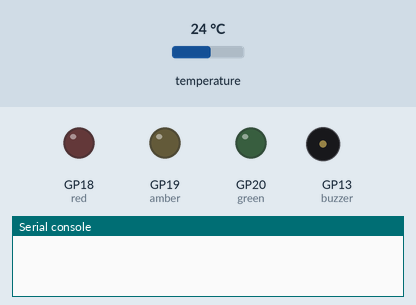
Recording of a program running on a simulated Raspberry Pi Pico running MicroPython. Parts: output pins drawn as LEDs (lit = HIGH), buzzer (waves = sounding), the last lines printed to the serial console. Dashed ring = blinking. The inputs (shaded band) are chosen by the test bench; at power-on: temperature 24 °C.

Above: at 1.2 s.
1.3 s: temperature set to 12 °C
At 6.7 s:
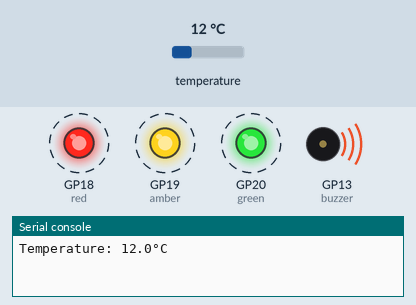
10.5 s: temperature set to 19 °C
At 22.9 s:
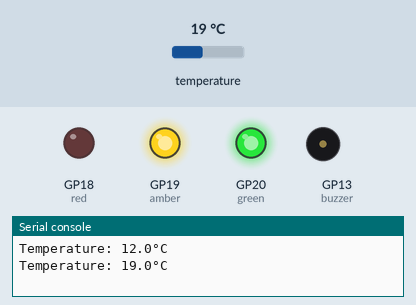
23.5 s: temperature set to 24.1 °C
32.0 s: temperature set to 25.5 °C
At 35.2 s:
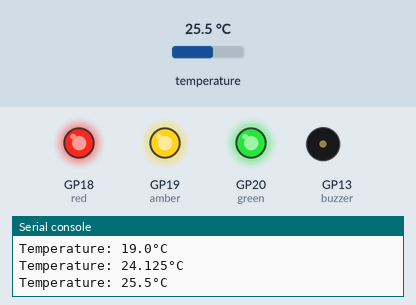
40.5 s: temperature set to 17 °C
At 47.5 s:
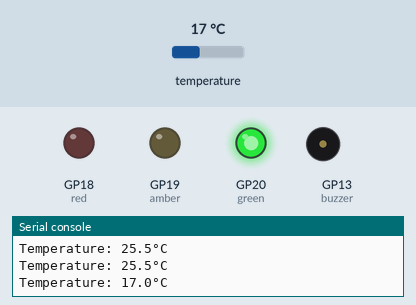
49.0 s: temperature set to 18.5 °C
At 52.4 s:
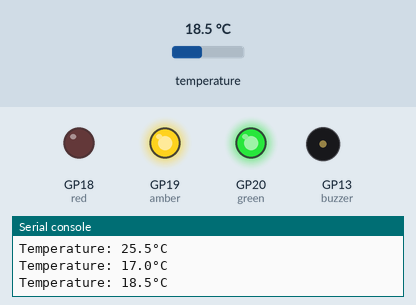
Timing chart, 0 to 53.9 s (numbered marks = the images above; inputs shaded):
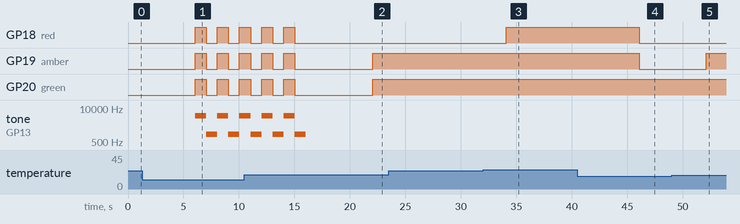

Measured:
- the behaviour switches between 24.9 and 25 °C on temperature (found by bisection; images 2 and 3)
- the behaviour switches between 18 and 18.1 °C on temperature (found by bisection; images 4 and 5)
- after the input at 1.3 s, GP18 (red): alternates HIGH for 1.0 s and LOW for 1.0 s, starting after 4.7 s; tone on GP13 (buzzer): alternates 5000 Hz for 1.0 s and 1000 Hz for 1.0 s, starting after 4.7 s
- after the input at 10.5 s, GP18 (red): goes on until 15.0 s, then stays LOW; GP19 (amber), GP20 (green): goes on until 22.1 s, then stays HIGH; tone on GP13 (buzzer): goes on until 16.0 s, then stays silent
- after the input at 32.0 s, GP18 (red): LOW → HIGH after 2.1 s
- after the input at 40.5 s, GP18 (red), GP19 (amber): HIGH → LOW after 5.6 s
- after the input at 49.0 s, GP19 (amber): LOW → HIGH after 3.1 s

The program:

Cold_Temperature_Alarm__MicroPython_.py
```python
# Cold Temperature Alarm - Raspberry Pi Pico H (MicroPython)
# Another introduction to using a 1-wire temperature sensor with the Pi Pico H with MicroPython
# Use of temperature sensor with buzzer to create a "temperature alarm" when it gets very cold (below 15°C)
# Unless the temperature change is very pronounced, the probe can take a little while to get an accurate reading
# Made with the instruction of Day 8 of the "12 Projects Of Codemas" by Pi Hut

from machine import Pin, PWM
import onewire, ds18x20, time # allows use of onewire devices and DS18B20 sensor

# initialise LEDs
red = Pin(18, Pin.OUT)
amber = Pin(19, Pin.OUT)
green = Pin(20, Pin.OUT)

# buzzer setup
buzzer = PWM(Pin(13))
buzzer.duty_u16(0)

SensorPin = Pin(26, Pin.IN) # initialise pin 26 for input with temperature sensor

sensor = ds18x20.DS18X20(onewire.OneWire(SensorPin)) # tells Pico which type of sensor is being used and on which pin

roms = sensor.scan() # scans for unique rom code of DS18B20

def cold_alarm(): # function to trigger alarm if temperature is colder than 15°C

    buzzer.duty_u16(10000) # volume up

    for i in range(5):

        buzzer.freq(5000) # high pitch

        # LEDs on
        red.value(1)
        amber.value(1)
        green.value(1)

        time.sleep(1) # high pitch and lights for 1 second

        buzzer.freq(1000) # low pitch

        #LEDs off
        red.value(0)
        amber.value(0)
        green.value(0)

        time.sleep(1) # low pitch and lights off for 1 second

    buzzer.duty_u16(0) # switch buzzer off at end of function

while True: # continuous loop

    time.sleep(5) # gives the sensor a couple of seconds to calibrate properly - needs at least 1 second

    for rom in roms: # only one sensor being used here, but this could allow use of multiple

        sensor.convert_temp() # convert sensor units to °C
        time.sleep(1) # always need to wait at least 1 second after converting

        temperature = sensor.read_temp(rom) # prints temperature in °C

        print("Temperature: " + str(temperature) + "°C")

        if temperature <= 15: # if less than 15°C

            cold_alarm() # calls the cold temperature alarm

        elif 15 < temperature < 18: # if 15-18°C

            red.value(0)
            amber.value(0)
            green.value(1) # green ON - cold

        elif 18 < temperature < 25: # if 18-25°C

            red.value(0)
            amber.value(1)
            green.value(1) # green + amber ON - getting warmer

        elif temperature >= 25: # if above 25°C

            red.value(1)
            amber.value(1)
            green.value(1) # red + amber + green ON - HOT!
```
